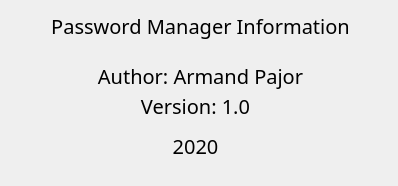
<?xml version="1.0" encoding="UTF-8"?>
<ui version="4.0">
 <class>ProgramInfo</class>
 <widget class="QDialog" name="ProgramInfo">
  <property name="geometry">
   <rect>
    <x>0</x>
    <y>0</y>
    <width>398</width>
    <height>186</height>
   </rect>
  </property>
  <property name="windowTitle">
   <string>Dialog</string>
  </property>
  <widget class="QLabel" name="label_2">
   <property name="geometry">
    <rect>
     <x>20</x>
     <y>10</y>
     <width>361</width>
     <height>31</height>
    </rect>
   </property>
   <property name="font">
    <font>
     <family>Segoe UI Light</family>
     <pointsize>15</pointsize>
    </font>
   </property>
   <property name="text">
    <string>Password Manager Information</string>
   </property>
   <property name="alignment">
    <set>Qt::AlignCenter</set>
   </property>
  </widget>
  <widget class="QLabel" name="label_3">
   <property name="geometry">
    <rect>
     <x>20</x>
     <y>60</y>
     <width>361</width>
     <height>31</height>
    </rect>
   </property>
   <property name="font">
    <font>
     <family>Segoe UI Light</family>
     <pointsize>15</pointsize>
    </font>
   </property>
   <property name="text">
    <string>Author: Armand Pajor</string>
   </property>
   <property name="alignment">
    <set>Qt::AlignCenter</set>
   </property>
  </widget>
  <widget class="QLabel" name="label_4">
   <property name="geometry">
    <rect>
     <x>120</x>
     <y>90</y>
     <width>151</width>
     <height>31</height>
    </rect>
   </property>
   <property name="font">
    <font>
     <family>Segoe UI Light</family>
     <pointsize>15</pointsize>
    </font>
   </property>
   <property name="text">
    <string>Version: 1.0</string>
   </property>
   <property name="alignment">
    <set>Qt::AlignCenter</set>
   </property>
  </widget>
  <widget class="QLabel" name="label_5">
   <property name="geometry">
    <rect>
     <x>110</x>
     <y>130</y>
     <width>171</width>
     <height>31</height>
    </rect>
   </property>
   <property name="font">
    <font>
     <family>Segoe UI Light</family>
     <pointsize>15</pointsize>
    </font>
   </property>
   <property name="text">
    <string>2020</string>
   </property>
   <property name="alignment">
    <set>Qt::AlignCenter</set>
   </property>
  </widget>
 </widget>
 <resources/>
 <connections/>
</ui>
